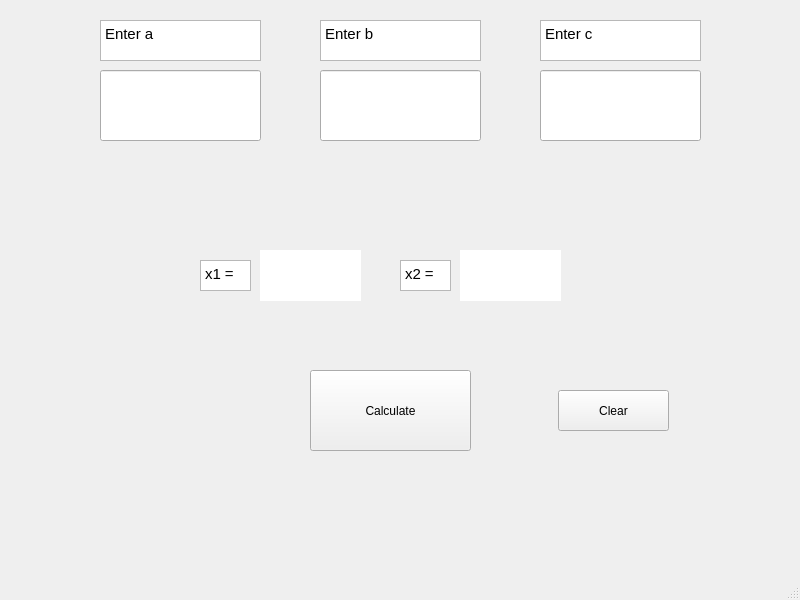
<?xml version="1.0" encoding="UTF-8"?>
<ui version="4.0">
 <class>MainWindow</class>
 <widget class="QMainWindow" name="MainWindow">
  <property name="geometry">
   <rect>
    <x>0</x>
    <y>0</y>
    <width>800</width>
    <height>600</height>
   </rect>
  </property>
  <property name="windowTitle">
   <string>MainWindow</string>
  </property>
  <widget class="QWidget" name="centralwidget">
   <widget class="QLabel" name="value_1">
    <property name="geometry">
     <rect>
      <x>260</x>
      <y>250</y>
      <width>101</width>
      <height>51</height>
     </rect>
    </property>
    <property name="styleSheet">
     <string notr="true">background-color: rgb(255, 255, 255);</string>
    </property>
    <property name="text">
     <string/>
    </property>
   </widget>
   <widget class="QLabel" name="value_2">
    <property name="geometry">
     <rect>
      <x>460</x>
      <y>250</y>
      <width>101</width>
      <height>51</height>
     </rect>
    </property>
    <property name="styleSheet">
     <string notr="true">background-color: rgb(255, 255, 255);</string>
    </property>
    <property name="text">
     <string/>
    </property>
   </widget>
   <widget class="QPushButton" name="calcButton">
    <property name="geometry">
     <rect>
      <x>310</x>
      <y>370</y>
      <width>161</width>
      <height>81</height>
     </rect>
    </property>
    <property name="text">
     <string>Calculate</string>
    </property>
   </widget>
   <widget class="QLineEdit" name="number_1">
    <property name="geometry">
     <rect>
      <x>100</x>
      <y>70</y>
      <width>161</width>
      <height>71</height>
     </rect>
    </property>
   </widget>
   <widget class="QLineEdit" name="number_2">
    <property name="geometry">
     <rect>
      <x>320</x>
      <y>70</y>
      <width>161</width>
      <height>71</height>
     </rect>
    </property>
   </widget>
   <widget class="QLineEdit" name="number_3">
    <property name="geometry">
     <rect>
      <x>540</x>
      <y>70</y>
      <width>161</width>
      <height>71</height>
     </rect>
    </property>
    <property name="baseSize">
     <size>
      <width>0</width>
      <height>0</height>
     </size>
    </property>
    <property name="text">
     <string/>
    </property>
   </widget>
   <widget class="QTextBrowser" name="textBrowser">
    <property name="geometry">
     <rect>
      <x>100</x>
      <y>20</y>
      <width>161</width>
      <height>41</height>
     </rect>
    </property>
    <property name="html">
     <string>&lt;!DOCTYPE HTML PUBLIC &quot;-//W3C//DTD HTML 4.0//EN&quot; &quot;http://www.w3.org/TR/REC-html40/strict.dtd&quot;&gt;
&lt;html&gt;&lt;head&gt;&lt;meta name=&quot;qrichtext&quot; content=&quot;1&quot; /&gt;&lt;style type=&quot;text/css&quot;&gt;
p, li { white-space: pre-wrap; }
&lt;/style&gt;&lt;/head&gt;&lt;body style=&quot; font-family:'Ubuntu'; font-size:11pt; font-weight:400; font-style:normal;&quot;&gt;
&lt;p style=&quot; margin-top:0px; margin-bottom:0px; margin-left:0px; margin-right:0px; -qt-block-indent:0; text-indent:0px;&quot;&gt;Enter a&lt;/p&gt;&lt;/body&gt;&lt;/html&gt;</string>
    </property>
   </widget>
   <widget class="QTextBrowser" name="textBrowser_2">
    <property name="geometry">
     <rect>
      <x>320</x>
      <y>20</y>
      <width>161</width>
      <height>41</height>
     </rect>
    </property>
    <property name="html">
     <string>&lt;!DOCTYPE HTML PUBLIC &quot;-//W3C//DTD HTML 4.0//EN&quot; &quot;http://www.w3.org/TR/REC-html40/strict.dtd&quot;&gt;
&lt;html&gt;&lt;head&gt;&lt;meta name=&quot;qrichtext&quot; content=&quot;1&quot; /&gt;&lt;style type=&quot;text/css&quot;&gt;
p, li { white-space: pre-wrap; }
&lt;/style&gt;&lt;/head&gt;&lt;body style=&quot; font-family:'Ubuntu'; font-size:11pt; font-weight:400; font-style:normal;&quot;&gt;
&lt;p style=&quot; margin-top:0px; margin-bottom:0px; margin-left:0px; margin-right:0px; -qt-block-indent:0; text-indent:0px;&quot;&gt;Enter b&lt;/p&gt;&lt;/body&gt;&lt;/html&gt;</string>
    </property>
   </widget>
   <widget class="QTextBrowser" name="textBrowser_3">
    <property name="geometry">
     <rect>
      <x>540</x>
      <y>20</y>
      <width>161</width>
      <height>41</height>
     </rect>
    </property>
    <property name="html">
     <string>&lt;!DOCTYPE HTML PUBLIC &quot;-//W3C//DTD HTML 4.0//EN&quot; &quot;http://www.w3.org/TR/REC-html40/strict.dtd&quot;&gt;
&lt;html&gt;&lt;head&gt;&lt;meta name=&quot;qrichtext&quot; content=&quot;1&quot; /&gt;&lt;style type=&quot;text/css&quot;&gt;
p, li { white-space: pre-wrap; }
&lt;/style&gt;&lt;/head&gt;&lt;body style=&quot; font-family:'Ubuntu'; font-size:11pt; font-weight:400; font-style:normal;&quot;&gt;
&lt;p style=&quot; margin-top:0px; margin-bottom:0px; margin-left:0px; margin-right:0px; -qt-block-indent:0; text-indent:0px;&quot;&gt;Enter c&lt;/p&gt;&lt;/body&gt;&lt;/html&gt;</string>
    </property>
   </widget>
   <widget class="QTextBrowser" name="textBrowser_4">
    <property name="geometry">
     <rect>
      <x>200</x>
      <y>260</y>
      <width>51</width>
      <height>31</height>
     </rect>
    </property>
    <property name="html">
     <string>&lt;!DOCTYPE HTML PUBLIC &quot;-//W3C//DTD HTML 4.0//EN&quot; &quot;http://www.w3.org/TR/REC-html40/strict.dtd&quot;&gt;
&lt;html&gt;&lt;head&gt;&lt;meta name=&quot;qrichtext&quot; content=&quot;1&quot; /&gt;&lt;style type=&quot;text/css&quot;&gt;
p, li { white-space: pre-wrap; }
&lt;/style&gt;&lt;/head&gt;&lt;body style=&quot; font-family:'Ubuntu'; font-size:11pt; font-weight:400; font-style:normal;&quot;&gt;
&lt;p style=&quot; margin-top:0px; margin-bottom:0px; margin-left:0px; margin-right:0px; -qt-block-indent:0; text-indent:0px;&quot;&gt;x1 = &lt;/p&gt;&lt;/body&gt;&lt;/html&gt;</string>
    </property>
   </widget>
   <widget class="QTextBrowser" name="textBrowser_5">
    <property name="geometry">
     <rect>
      <x>400</x>
      <y>260</y>
      <width>51</width>
      <height>31</height>
     </rect>
    </property>
    <property name="html">
     <string>&lt;!DOCTYPE HTML PUBLIC &quot;-//W3C//DTD HTML 4.0//EN&quot; &quot;http://www.w3.org/TR/REC-html40/strict.dtd&quot;&gt;
&lt;html&gt;&lt;head&gt;&lt;meta name=&quot;qrichtext&quot; content=&quot;1&quot; /&gt;&lt;style type=&quot;text/css&quot;&gt;
p, li { white-space: pre-wrap; }
&lt;/style&gt;&lt;/head&gt;&lt;body style=&quot; font-family:'Ubuntu'; font-size:11pt; font-weight:400; font-style:normal;&quot;&gt;
&lt;p style=&quot; margin-top:0px; margin-bottom:0px; margin-left:0px; margin-right:0px; -qt-block-indent:0; text-indent:0px;&quot;&gt;x2 = &lt;/p&gt;&lt;/body&gt;&lt;/html&gt;</string>
    </property>
   </widget>
   <widget class="QPushButton" name="clearButton">
    <property name="geometry">
     <rect>
      <x>558</x>
      <y>390</y>
      <width>111</width>
      <height>41</height>
     </rect>
    </property>
    <property name="text">
     <string>Clear</string>
    </property>
   </widget>
  </widget>
  <widget class="QMenuBar" name="menubar">
   <property name="geometry">
    <rect>
     <x>0</x>
     <y>0</y>
     <width>800</width>
     <height>22</height>
    </rect>
   </property>
  </widget>
  <widget class="QStatusBar" name="statusbar"/>
 </widget>
 <resources/>
 <connections/>
</ui>
